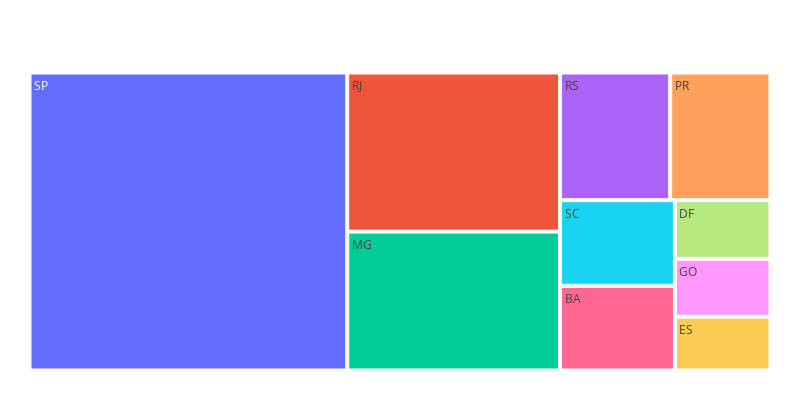

The code cell stored with this chart in its notebook:
### Code cell
plot_revenue_per_state(revenue_per_state)

### Figure 1 — Plotly figure (JSON) as saved in the notebook; plotly's stock layout.template omitted (floating-point values rounded to 4 significant figures)
{"data": [{"branchvalues": "total", "domain": {"x": [0, 1], "y": [0, 1]}, "hovertemplate": "labels=%{label}<br>Revenue=%{value}<br>parent=%{parent}<br>id=%{id}<extra></extra>", "ids": ["SP", "RJ", "MG", "RS", "PR", "SC", "BA", "DF", "GO", "ES"], "labels": ["SP", "RJ", "MG", "RS", "PR", "SC", "BA", "DF", "GO", "ES"], "name": "", "parents": ["", "", "", "", "", "", "", "", "", ""], "type": "treemap", "values": [5998000.0, 2144000.0, 1872000.0, 890900.0, 811200.0, 623100.0, 616600.0, 355100.0, 350100.0, 326000.0]}], "layout": {"height": 400, "legend": {"tracegroupgap": 0}, "margin": {"b": 25, "l": 25, "r": 25, "t": 50}, "width": 800}}
